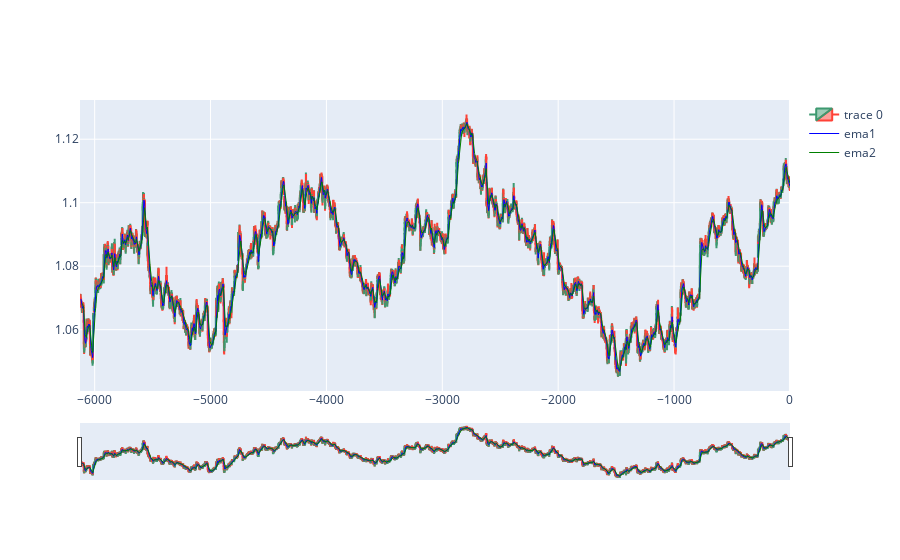

Source (notebook cell):
### Markdown cell above
# Full result plot

### Code cell
lt.plot()

### Figure 1 — Plotly figure (JSON) as saved in the notebook; plotly's stock layout.template omitted (floating-point values rounded to 4 significant figures; data arrays with more than 128 entries replaced by an {"elided": "..."} marker saying what was removed)
{"data": [{"close": {"elided": "6127 float values"}, "customdata": {"elided": "6127 str values"}, "high": {"elided": "6127 float values"}, "hoverinfo": "text", "low": {"elided": "6127 float values"}, "open": {"elided": "6127 float values"}, "text": "At: %{customdata}", "type": "candlestick", "x": {"elided": "6127 int values"}}, {"line": {"color": "blue", "width": 1}, "meta": {"elided": "6127 str values"}, "name": "ema1", "type": "scatter", "x": {"elided": "6127 int values"}, "y": {"elided": "6127 float values"}}, {"line": {"color": "green", "width": 1}, "meta": {"elided": "6127 str values"}, "name": "ema2", "type": "scatter", "x": {"elided": "6127 int values"}, "y": {"elided": "6127 float values"}}], "layout": {}}
